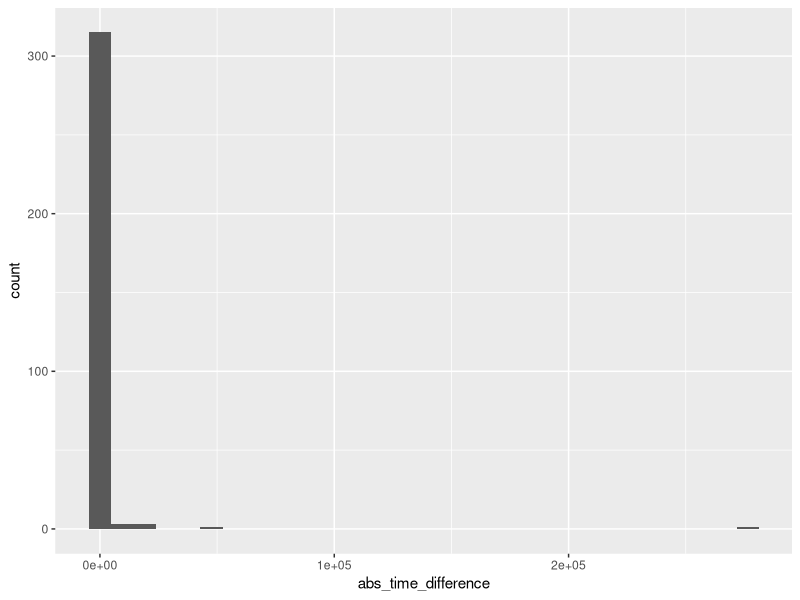

Reproduce this figure in R.
## ---- chunk 1
knitr::opts_chunk$set(echo = TRUE)
## ---- chunk 2
library(tidyverse)
library(tidyr)
## ---- chunk 3
cico_gps = read_csv('GPS_CICO.csv')
cico_gps = cico_gps %>%
      select(-time_next)
## ---- chunk 4
cico_actual = read_csv('TMSUITE_CICO.csv')
cico_actual = cico_actual %>%
      arrange(plateno, datestamp)

cico_actual
## ---- chunk 5
cico_gps = cico_gps %>%
      arrange(plateno, first_timestamp)
## ---- chunk 6
cico_gps = cico_gps %>%
      rename_with( ~paste0('gps_',.x))
cico_gps
## ---- chunk 7
cico_actual = cico_actual %>%
      rename_with( ~paste0('actual_',.x)) %>%
      select(1:3)

cico_actual
## ---- chunk 8
all_data = cico_gps %>%
   full_join(cico_actual, by = c('gps_plateno' = 'actual_plateno', 'gps_geofence_name' = 'actual_location'), keep = TRUE) %>%
      select(gps_plateno,
             cico_plateno = actual_plateno,
             geofence_name = gps_geofence_name,
             location = actual_location,
             gps_first_timestamp,
             actual_datestamp,
             everything()
             )
## ---- chunk 9
all_data = all_data %>%
      mutate(time_difference = as.duration(gps_first_timestamp - actual_datestamp)) %>%
      mutate(abs_time_difference = abs(time_difference))
## ---- chunk 10
ranking1 = all_data %>%
      distinct() %>%
      group_by(gps_plateno, cico_plateno, geofence_name, location) %>%
      filter(abs_time_difference < duration(week = 1)) %>%
      mutate(ranking = rank(abs_time_difference, ties.method = 'first')) %>%
      filter(ranking == 1)

ranking1 %>%
      ungroup() %>%
      ggplot(aes(abs_time_difference))+
      geom_histogram()
## ---- chunk 11
all_data = cico_actual %>%
      distinct() %>%
      left_join(cico_gps, by = c('actual_plateno' = 'gps_plateno', 'actual_location' = 'gps_geofence_name'),
                keep =   TRUE) %>%
      select(actual_plateno,
             actual_location, 
             gps_geofence_name,
             actual_datestamp, 
             gps_first_timestamp,
             everything())
## ---- chunk 12
ranking2 = all_data %>%
      distinct() %>%
      mutate(time_difference = as.duration(gps_first_timestamp - actual_datestamp)) %>%
      filter(actual_location == gps_geofence_name) %>%
      mutate(abs_time_difference = abs(time_difference)) %>%
      group_by(actual_plateno, actual_location) %>%
      mutate(ranking = rank(abs_time_difference, ties.method = 'first')) %>%
      filter(ranking == 1) %>%
      filter(time_difference < 0)

ranking2
